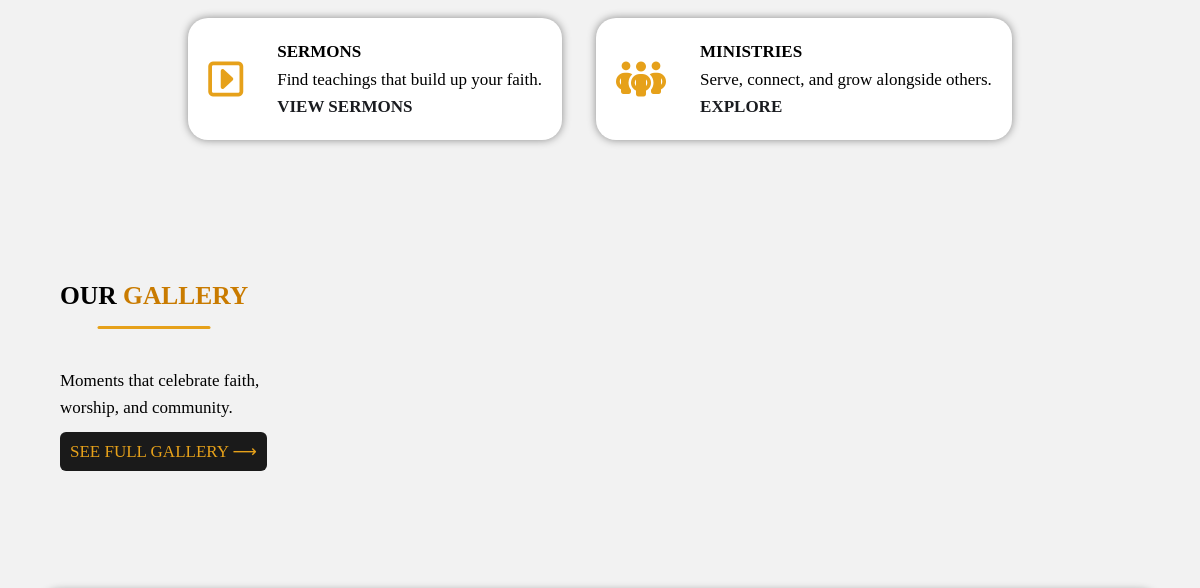
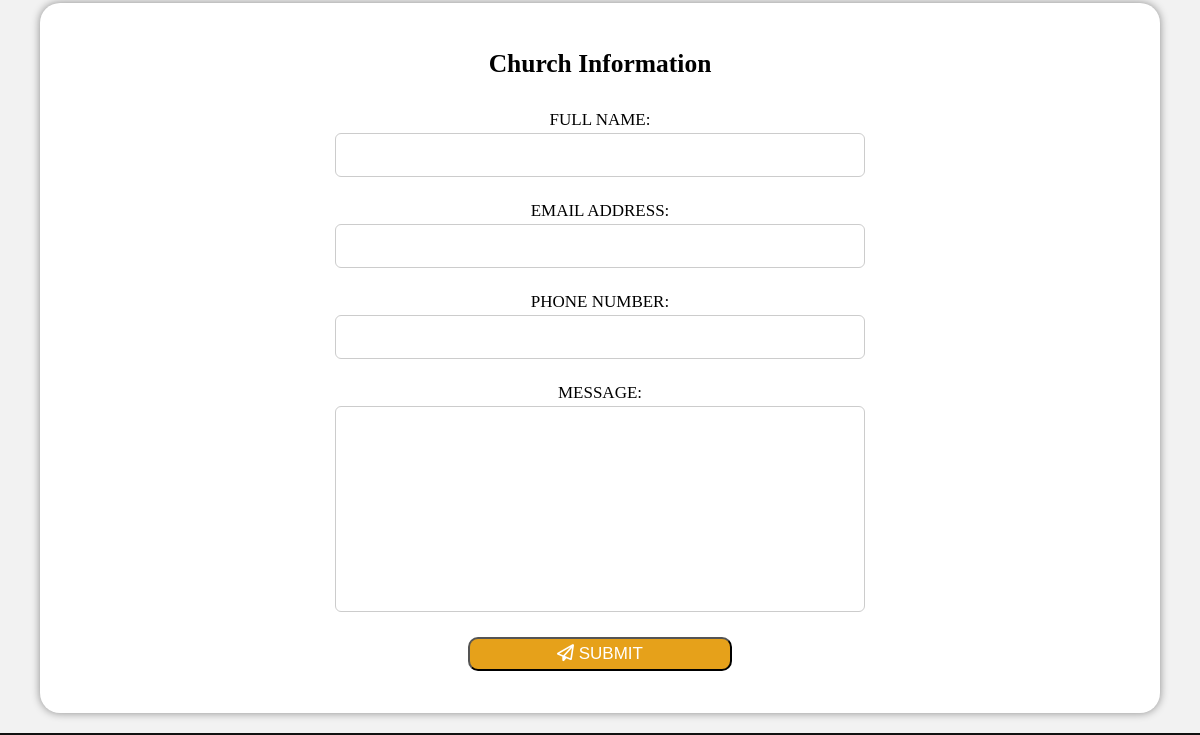
Before: / (middle part) with the older database file (2 pictures, top to bottom).
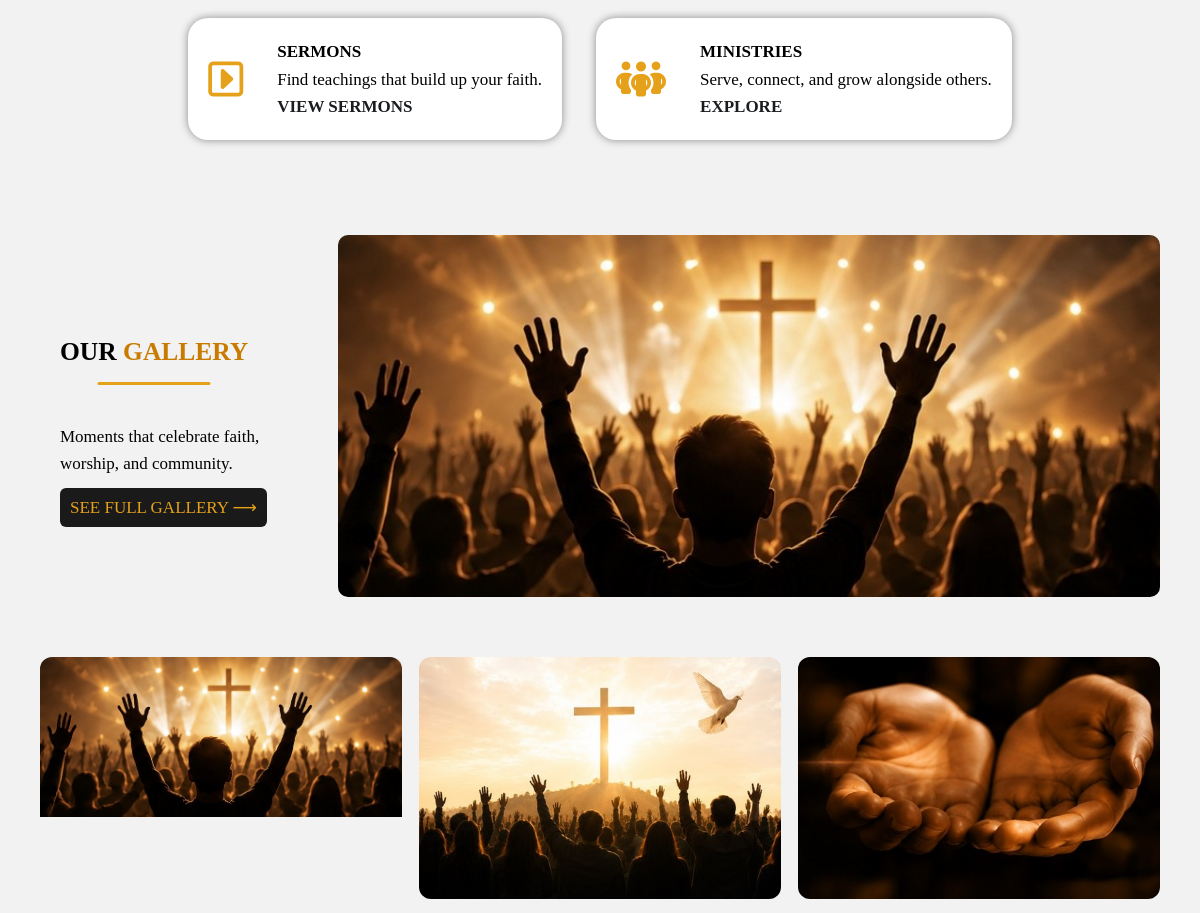
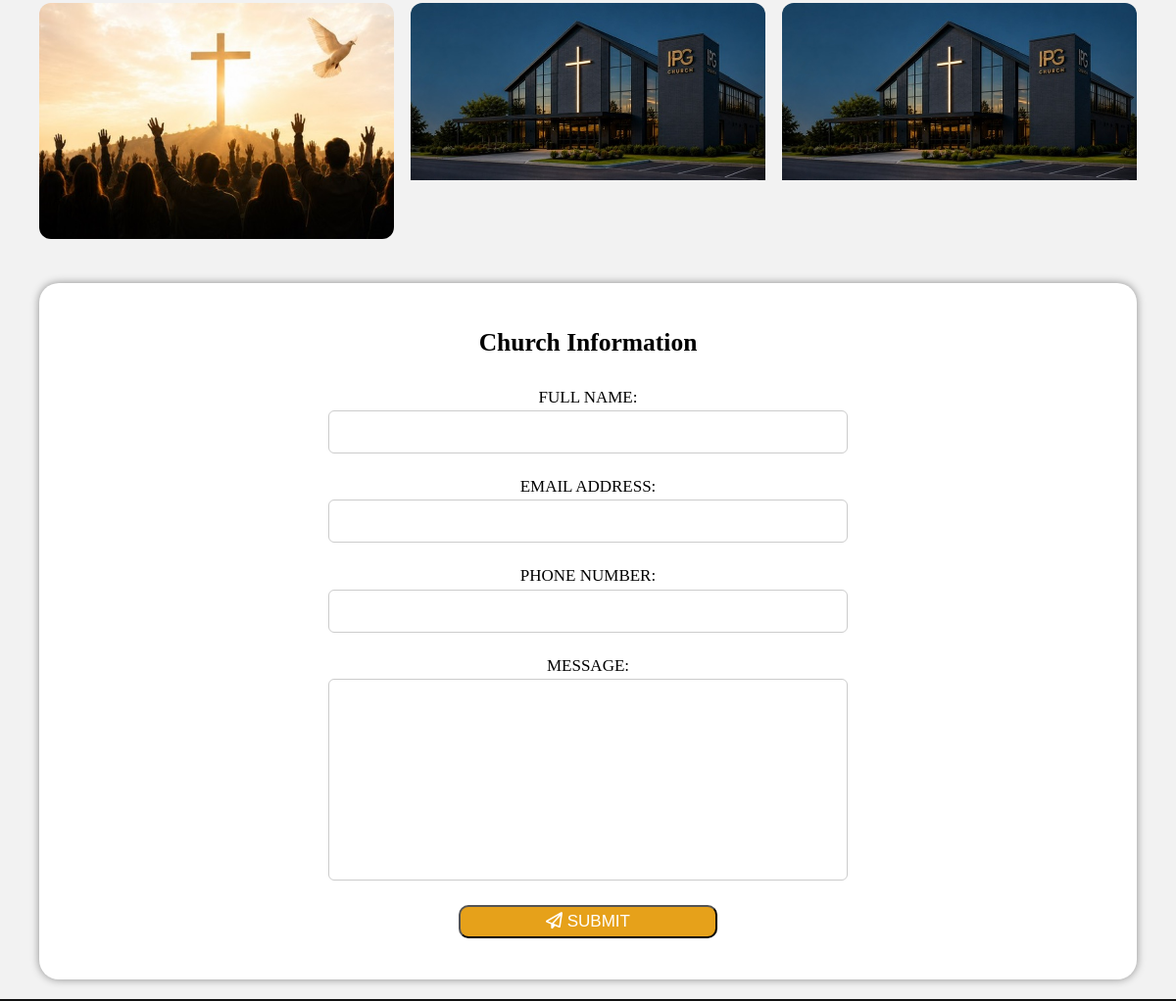
After: the same page with the newer database file (2 pictures, top to bottom).
### core/models.py (models this page shows, shortened)
class GalleryImage(models.Model):
    album = models.ForeignKey(
        GalleryAlbum,
        on_delete=models.CASCADE,
        related_name='images',
        null=False,
        blank=False,
    )
    title = models.CharField(
        max_length=100,
        blank=True
    )
    image = models.ImageField(
        upload_to='gallery/'
    )
    is_featured = models.BooleanField(
        default=False
    )
    display_order = models.PositiveIntegerField(
        default=0
    )
    created_at = models.DateTimeField(
        auto_now_add=True
    )
    class Meta:
        ordering = ['display_order']

### core/views.py (the view, shortened to what this page needs)
# urls.py: 2. Add a URL to urlpatterns:  path('', views.home, name='home')
def home(request):
    form = ContactForm(request.POST or None)
    featured = GalleryImage.objects.filter(
        is_featured=True
    ).first()
    gallery_items = GalleryImage.objects.exclude(
        is_featured=True
    )[:6]
    context = {
        'featured': featured,
        'gallery_items': gallery_items
    }
    return render(request, 'core/home.html', {
        'form': form,
        'featured': featured,
        'gallery_items': gallery_items
    })

### church_site/forms.py
class ContactForm(forms.ModelForm):
    class Meta:
        model = ContactMessage
        fields = [
            'full_name',
            'email',
            'phone_number',
            'message'
        ]
        labels = {
            'full_name': 'FULL NAME',
            'email': 'EMAIL ADDRESS',
            'phone_number': 'PHONE NUMBER',
            'message': 'MESSAGE'
        }

### core/templates/core/home.html (shortened to what this page needs)
{% extends 'core/base.html' %}
{% load static %}
{% block extra_css %}
<link rel='stylesheet' href="{% static 'css/home.css' %}">
<link rel='stylesheet' href="{% static 'css/about.css' %}">
<link rel='stylesheet' href="{% static 'css/gallery.css' %}">
<link rel='stylesheet' href="{% static 'css/contact.css' %}">
{% endblock %}
{% block content %}
<div class='home-container'>
    <section id="about">
        <div class='about-card'>
            <div class='about-info'>
                    <i class="fa-regular fa-square-caret-right"></i>
                    <div class='msg-text'>
                        <h6>SERMONS</h6>
                        <p>Find teachings that build up your faith.</p>
                        <h6>
                            <a href="{% url 'sermons' %}">
                                VIEW SERMONS
                            </a>
                        </h6>
                    </div>
            </div>
            <div class='about-info'>
                <i class="fa-solid fa-people-group"></i>
                <div class='msg-text'>
                    <h6>MINISTRIES</h6>
                    <p>Serve, connect, and grow alongside others.</p>
                    <h6>
                        <a href="{% url 'ministries' %}">
                            EXPLORE
                        </a>
                    </h6>
                </div>
            </div>
        </div>
    </section>
    <section id='gallery-preview'>
        <div class='gallery-wrapper'>
            <div class="gallery-content">
                <h1 class="gallery-title">
                    OUR <span class='highlight'>
                        GALLERY</span></h1>
                <p>Moments that celebrate faith,<br>
                    worship, and community.</p>
                <a class="gallery-btn" href="{% url 'gallery' %}">
                    SEE FULL GALLERY ⟶
                </a>
            </div>
            <div class='gallery-featured'>
                {% if featured %}
                    <img src='{{ featured.image.url }}'>
                {% endif %}
            </div>
        </div>
        <div class='gallery-grid'>
            {% for image in gallery_items %}
                <div class='gallery-item'>
                    <img
                    src='{{ image.image.url }}'
                    alt='{{ image.title }}'>
                </div>
            {% endfor %}
        </div>
    </section>
    <section id="contact">
        <div class="contact-card">
            <h2>Church Information</h2>
            <form method="POST">
                {% for field in form %}
                    <div class="form-group">
                        {{ field.label_tag }}
                        {{ field }}
                    </div>
                {% endfor %}
                <button class='contact-btn' type="submit">
                    <i class="fa-regular fa-paper-plane"></i>
                    SUBMIT
                </button>
            </form>
        </div>
    </section>
</div>
{% endblock %}

Changed rows visible on the page:
added GalleryImage: image (picture)
added GalleryImage: image (picture)
added GalleryImage: image (picture)
added GalleryImage: image (picture)
added GalleryImage: image (picture)
added GalleryImage: image (picture)
added GalleryImage: image (picture)
